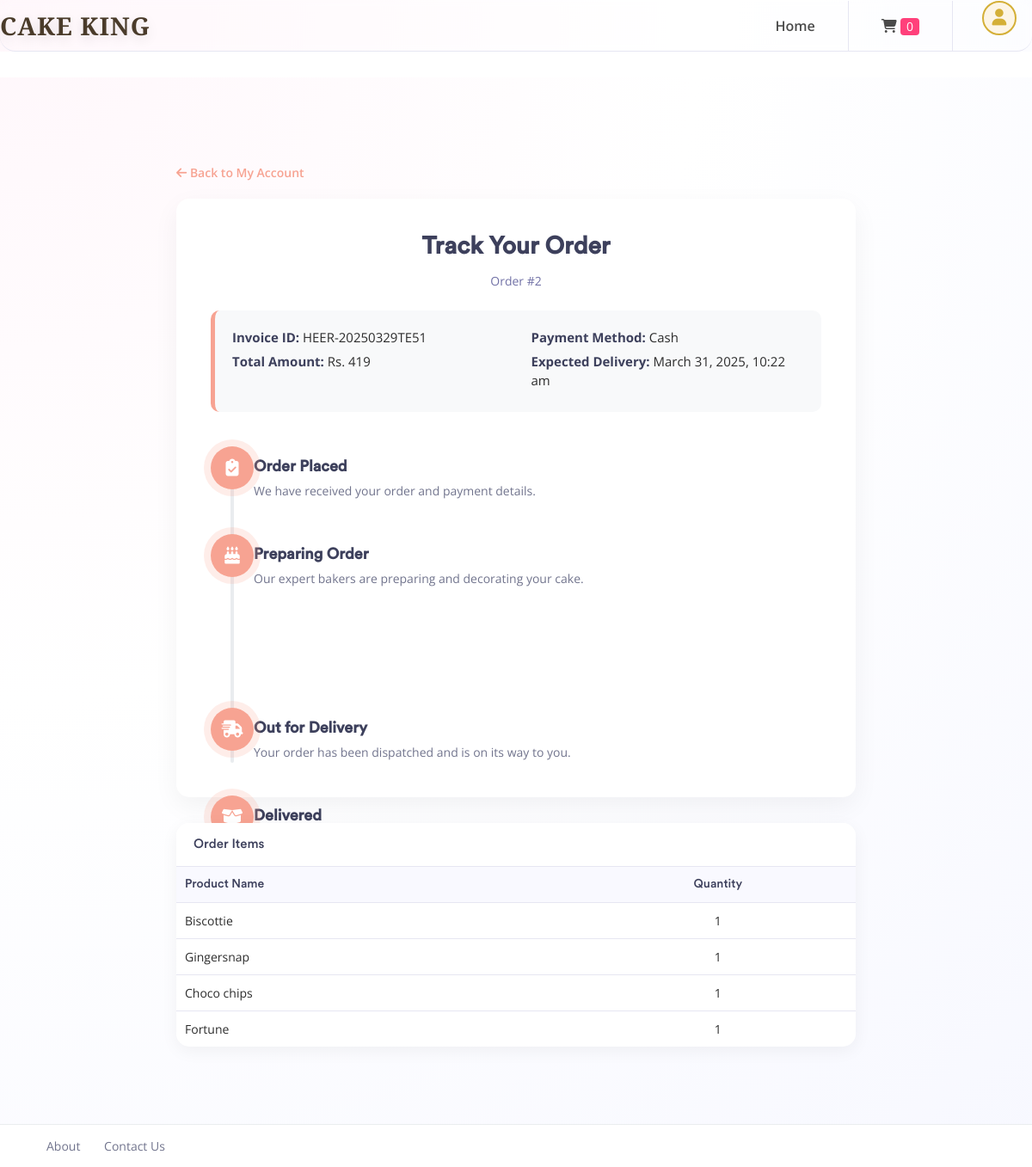
The app's page /onlinecakeshop/track_order.php?order_id=2 (signed in) with its own data.
### tables this page shows
CREATE TABLE `cake_shop_orders` (
  `orders_id` int(11) NOT NULL,
  `users_id` int(11) NOT NULL,
  `invoice_id` varchar(50) NOT NULL,
  `delivery_date` varchar(100) NOT NULL,
  `payment_method` varchar(50) NOT NULL,
  `total_amount` varchar(100) NOT NULL
);

CREATE TABLE `cake_shop_orders_detail` (
  `orders_detail_id` int(11) NOT NULL,
  `orders_id` int(11) NOT NULL,
  `product_name` varchar(100) NOT NULL,
  `quantity` int(11) NOT NULL
);

### onlinecakeshop/track_order.php (the view, shortened to what this page needs)
<?php
require_once('config.php');
$printCount = (isset($_SESSION['cart']) && is_array($_SESSION['cart'])) ? count($_SESSION['cart']) : 0;
$users_id = $_SESSION['user_users_id'];
$show_form = false;
$order_id = 0;
$step = 1;
$delivery_date_str = '';
$order = null;
$error_msg = '';
if (!isset($_GET['order_id']) || empty($_GET['order_id'])) {
    $show_form = true;
} else {
    $order_id = intval($_GET['order_id']);
    $select_order = "SELECT * FROM cake_shop_orders WHERE orders_id = $order_id AND users_id = $users_id";
    $query_order = mysqli_query($conn, $select_order);
    if (mysqli_num_rows($query_order) == 0) {
        $show_form = true;
        $error_msg = "Order not found! Please check your Order ID.";
    } else {
        $order = mysqli_fetch_assoc($query_order);
        $delivery_date = $order['delivery_date'] ?? '';
        $delivery_timestamp = !empty($delivery_date) ? strtotime($delivery_date) : 0;
        $current_timestamp = time();
        if ($delivery_timestamp === 0) {
            $step = 1;
        } elseif ($current_timestamp >= $delivery_timestamp) {
            $step = 4;
        } elseif ($delivery_timestamp - $current_timestamp <= 86400) {
            $step = 3;
        } elseif ($delivery_timestamp - $current_timestamp <= 172800) {
            $step = 2;
        } else {
            $step = 1;
        }
        $delivery_date_str = $delivery_timestamp > 0 ? date("F j, Y, g:i a", $delivery_timestamp) : 'Not specified';
    }
}
?>
<!doctype html>
<html lang="en">
<head>
    <link rel="stylesheet" href="css/bootstrap.min.css">
    <link href="fonts/circular-std/style.css" rel="stylesheet">
    <link rel="stylesheet" href="css/style.css">
    <link rel="stylesheet" href="css/userpage.css">
    <link rel="stylesheet" href="fonts/fontawesome/css/fontawesome-all.css">
    <link rel="stylesheet" href="https://cdnjs.cloudflare.com/ajax/libs/font-awesome/6.5.1/css/all.min.css">
    <link href="https://unpkg.com/aos@2.3.1/dist/aos.css" rel="stylesheet">
</head>
<body>
    <div class="dashboard-main-wrapper">
        <div class="dashboard-header">
            <nav class="navbar navbar-expand-lg bg-white fixed-top shadow-sm navbar-elevated">
                <a class="navbar-brand" href="#">CAKE KING</a>
                <div class="collapse navbar-collapse" id="navbarSupportedContent">
                    <ul class="navbar-nav ml-auto navbar-right-top">
                        <li class="nav-item"><a class="nav-link" href="index.php">Home</a></li>
                        <li class="nav-item"><a class="nav-link" href="cart.php"><i class="fas fa-shopping-cart"></i> <span class="badge badge-pill badge-secondary"><?php echo $printCount; ?></span></a></li>
                        <li class="nav-item dropdown nav-user ml-3">
                            <a class="nav-link nav-user-img p-0" href="#" id="navbarDropdownMenuLink2" data-toggle="dropdown" aria-haspopup="true" aria-expanded="false">
                                    <div class="user-avatar-md rounded-circle d-flex align-items-center justify-content-center" style="width: 40px; height: 40px; background-color: #fdf5e6; color: #d4af37; border: 2px solid #d4af37; font-size: 1.2rem;">
                                        <i class="fas fa-user"></i>
                                    </div>
                                </a>
                        </li>
                    </ul>
                </div>
            </nav>
        </div>
        <div class="container-fluid dashboard-content" style="padding-top: 100px;">
            <div class="row justify-content-center">
                <div class="col-xl-8 col-lg-10 col-md-12 col-sm-12 col-12">
                    <a href="account_users.php" class="back-btn"><i class="fas fa-arrow-left"></i> Back to My Account</a>
                    <?php if ($show_form): ?>
                    <div class="tracking-wrapper text-center" data-aos="fade-up">
                        <h2 style="font-weight: 700; color: #3d405c; margin-bottom: 20px;">Track Your Order</h2>
                        <i class="fas fa-search-location" style="font-size: 4rem; color: #f7a392; margin-bottom: 20px;"></i>
                        <p class="text-muted mb-4">Enter your Order ID to track its current status and view details.</p>
                        <?php if(!empty($error_msg)): ?>
                            <div class="alert alert-danger mx-auto" style="max-width: 400px;"><?php echo htmlspecialchars($error_msg); ?></div>
                        <?php endif; ?>
                        <form action="track_order.php" method="GET" class="mx-auto" style="max-width: 400px;">
                            <div class="input-group mb-3">
                                <input type="number" class="form-control" name="order_id" placeholder="Enter Order ID" required style="border-radius: 50px 0 0 50px; padding: 10px 20px;">
                                <div class="input-group-append">
                                    <button class="btn btn-primary" type="submit" style="border-radius: 0 50px 50px 0; background-color: #f7a392; border-color: #f7a392;">Track</button>
                                </div>
                            </div>
                        </form>
                    </div>
                    <?php else: ?>
                    <div class="tracking-wrapper" data-aos="fade-up">
                        <div class="text-center mb-4">
                            <h2 style="font-weight: 700; color: #3d405c;">Track Your Order</h2>
                            <p class="text-muted">Order #<?php echo htmlspecialchars($order_id); ?></p>
                        </div>
                        <div class="order-meta-info" data-aos="fade-up" data-aos-delay="100">
                            <div class="row">
                                <div class="col-md-6">
                                    <p><strong>Invoice ID:</strong> <?php echo htmlspecialchars((string)($order['invoice_id'] ?? '')); ?></p>
                                    <p><strong>Total Amount:</strong> Rs. <?php echo htmlspecialchars((string)($order['total_amount'] ?? '')); ?></p>
                                </div>
                                <div class="col-md-6">
                                    <p><strong>Payment Method:</strong> <?php echo htmlspecialchars((string)($order['payment_method'] ?? '')); ?></p>
                                    <p><strong>Expected Delivery:</strong> <?php echo htmlspecialchars($delivery_date_str); ?></p>
                                </div>
                            </div>
                        </div>
                        <div class="tracking-timeline">
                            <div class="track-step <?php echo $step >= 1 ? 'active' : ''; ?> <?php echo $step == 1 ? 'current' : ''; ?>" data-aos="fade-up" data-aos-delay="200">
                                <div class="icon"><i class="fas fa-clipboard-check"></i></div>
                                <div class="content">
                                    <h4>Order Placed</h4>
                                    <p>We have received your order and payment details.</p>
                                </div>
                            </div>
                            <div class="track-step <?php echo $step >= 2 ? 'active' : ''; ?> <?php echo $step == 2 ? 'current' : ''; ?>" data-aos="fade-up" data-aos-delay="300">
                                <div class="icon"><i class="fas fa-birthday-cake"></i></div>
                                <div class="content">
                                    <h4>Preparing Order</h4>
                                    <p>Our expert bakers are preparing and decorating your cake.</p>
                                </div>
                            </div>
                            <div class="track-step <?php echo $step >= 3 ? 'active' : ''; ?> <?php echo $step == 3 ? 'current' : ''; ?>" data-aos="fade-up" data-aos-delay="400">
                                <div class="icon"><i class="fas fa-shipping-fast"></i></div>
                                <div class="content">
                                    <h4>Out for Delivery</h4>
                                    <p>Your order has been dispatched and is on its way to you.</p>
                                </div>
                            </div>
                            <div class="track-step <?php echo $step >= 4 ? 'active' : ''; ?> <?php echo $step == 4 ? 'current' : ''; ?>" data-aos="fade-up" data-aos-delay="500">
                                <div class="icon"><i class="fas fa-box-open"></i></div>
                                <div class="content">
                                    <h4>Delivered</h4>
                                    <p>Your cake has been delivered successfully. Enjoy!</p>
                                </div>
                            </div>
                        </div>
                    </div>
                    <div class="card" data-aos="fade-up" data-aos-delay="600">
                        <h5 class="card-header">Order Items</h5>
                        <div class="card-body p-0">
                            <div class="table-responsive">
                                <table class="table">
                                    <thead class="bg-light">
                                        <tr class="border-0">
                                            <th class="border-0">Product Name</th>
                                            <th class="border-0 text-center">Quantity</th>
                                        </tr>
                                    </thead>
                                    <tbody>
                                        <?php
                                        $select_items = "SELECT * FROM cake_shop_orders_detail WHERE orders_id = $order_id";
                                        $query_items = mysqli_query($conn, $select_items);
                                        if ($query_items) {
                                            while ($item = mysqli_fetch_assoc($query_items)) {
                                        ?>
                                                <tr>
                                                    <td><?php echo htmlspecialchars((string)($item['product_name'] ?? '')); ?></td>
                                                    <td class="text-center"><?php echo htmlspecialchars((string)($item['quantity'] ?? '')); ?></td>
                                                </tr>
                                        <?php
                                            }
                                        }
                                        ?>
                                    </tbody>
                                </table>
                            </div>
                        </div>
                    </div>
                    <?php endif; ?>
                </div>
            </div>
        </div>
        <div class="footer mt-auto">
            <div class="container-fluid">
                <div class="row">
                    <div class="col-xl-6 col-lg-6 col-md-12 col-sm-12 col-12 d-flex align-items-center justify-content-center justify-content-md-start">
                        <div class="footer-links">
                            <a href="about.php">About</a>
                            <a href="contact.php">Contact Us</a>
                        </div>
                    </div>
                </div>
            </div>
        </div>
    </div>
</body>
</html>

### onlinecakeshop/css/userpage.css (style rules this page uses)
:root { --gold: #d4af37; --gold-dark: #b4932a; --brown-text: #5d4037; --beige-btn: #f4ecdf; --dark-text: #2c2c2c; --light-bg: #f9f9f9; --white: #ffffff; --product-img-height: 350px; }
body { font-family: 'Open Sans', sans-serif; background-color: #fff; color: var(--dark-text); overflow-x: hidden; }
.dashboard-header { background: #fff; padding: 15px 0; }
.navbar-elevated { box-shadow: none !important; padding: 0 3rem; background: transparent !important; }
.navbar-brand { font-family: 'Playfair Display', serif; font-size: 1.8rem; font-weight: 700; color: #4a3b2a !important; letter-spacing: 1px; padding: 0; margin: 0; display: flex; align-items: center; }
.navbar-nav .nav-link { font-family: 'Open Sans', sans-serif; font-weight: 600; font-size: 1.1rem; color: #4a4a4a !important; margin: 0 18px; }
.container-fluid { padding-left: 0; padding-right: 0; }
.dashboard-content .row > [class*="col-"] { display: flex; flex-direction: column; align-items: stretch; }
.card { border: none; border-radius: 15px; box-shadow: 0 5px 20px rgba(0, 0, 0, 0.05); transition: all 0.3s; }

### onlinecakeshop/track_order.php (style rules this page uses)
.tracking-wrapper { background: #fff; padding: 40px; border-radius: 15px; box-shadow: 0 10px 30px rgba(0,0,0,0.05); margin-bottom: 30px; }
.tracking-timeline { position: relative; padding-left: 50px; margin-top: 40px; }
.tracking-timeline::before { content: ''; position: absolute; top: 0; bottom: 0; left: 23px; width: 4px; background: #e9ecef; border-radius: 2px; }
.track-step { position: relative; margin-bottom: 40px; opacity: 0.4; transition: all 0.4s ease; filter: grayscale(100%); }
.track-step:last-child { margin-bottom: 0; }
.track-step.active { opacity: 1; filter: grayscale(0%); }
.track-step .icon { position: absolute; left: -50px; top: 0; width: 50px; height: 50px; background: #e9ecef; border-radius: 50%; text-align: center; line-height: 50px; font-size: 20px; color: #6c757d; z-index: 1; transition: all 0.4s ease; box-shadow: 0 0 0 5px #fff; }
.track-step.active .icon { background: #f7a392; color: #fff; box-shadow: 0 0 0 8px rgba(247, 163, 146, 0.2); }
.track-step.current .icon { animation: pulse-ring 2s infinite; }
.track-step .content { padding-top: 10px; }
.track-step h4 { font-size: 18px; font-weight: 700; color: #3d405c; margin-bottom: 5px; }
.track-step p { color: #71748d; margin-bottom: 0; font-size: 14px; }
.order-meta-info { background: #f8f9fa; border-radius: 10px; padding: 20px; margin-bottom: 30px; border-left: 5px solid #f7a392; }
.order-meta-info p { margin-bottom: 5px; font-size: 15px; }
.order-meta-info strong { color: #3d405c; }
.back-btn { display: inline-block; margin-bottom: 20px; color: #f7a392; font-weight: 600; }

### records on screen
cake_shop_orders: invoice "HEER-20250329TE51", total_amount "419", payment_method "Cash", delivery_date "March 31, 2025, 10:22 am"
cake_shop_orders_detail: product_name "Biscottie", quantity "1"
cake_shop_orders_detail: product_name "Gingersnap", quantity "1"
cake_shop_orders_detail: product_name "Choco chips", quantity "1"
cake_shop_orders_detail: product_name "Fortune", quantity "1"

### other values on screen
$printCount "0"
$order_id "2"
